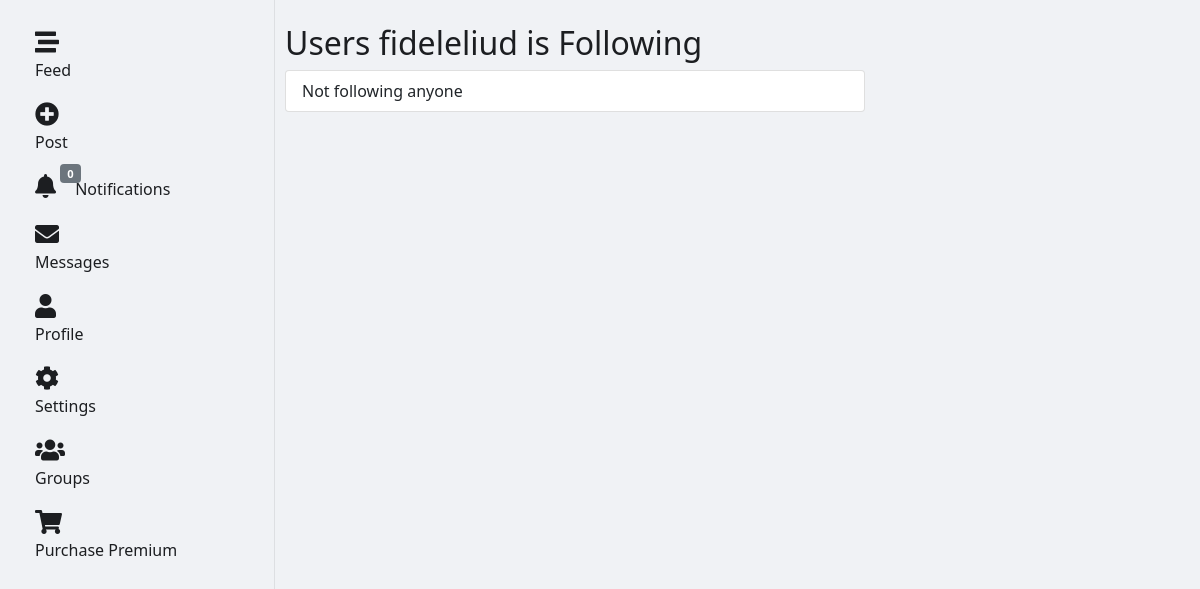
Before: /users/profile/fideleliud/following/ (signed in) with the older database file.
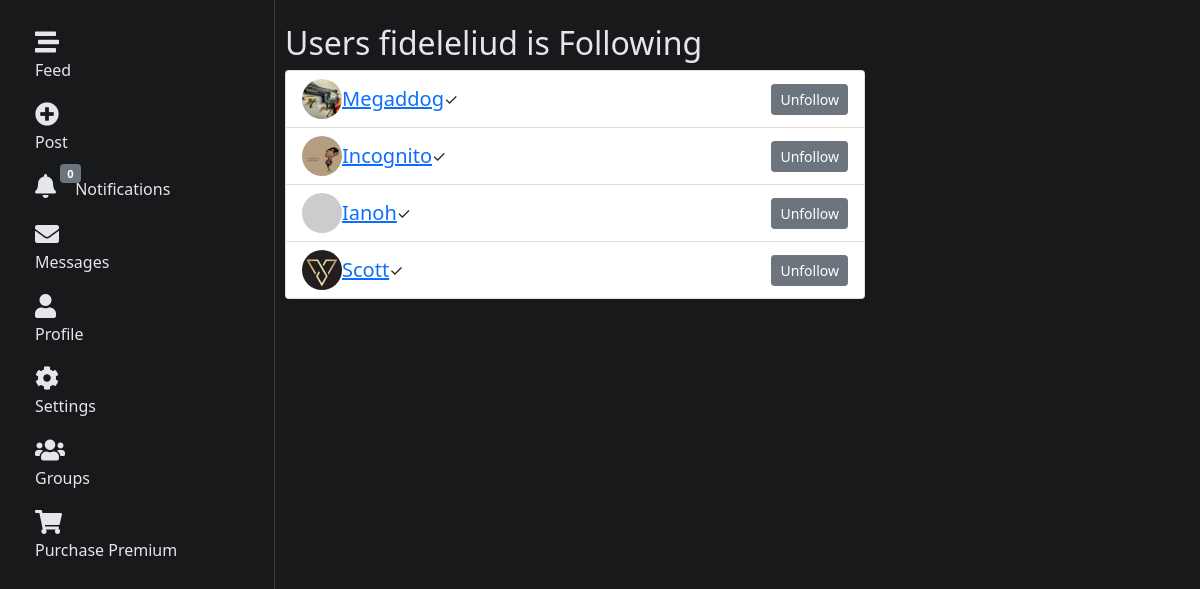
After: the same page with the newer database file.
### users/models.py (models this page shows, shortened)
class User(AbstractUser):
    nickname = models.CharField(max_length=50, blank=True)
    course = models.CharField(max_length=100, blank=True)  # Make this optional
    year = models.IntegerField(null=True, blank=True)  # Make this optional
    profile_picture = models.ImageField(upload_to="profile_pics/", blank=True)
    bio = models.TextField(blank=True)
    followers = models.ManyToManyField(
        "self", symmetrical=False, related_name="following"
    )
    is_verified = models.BooleanField(default=False)
    is_premium = models.BooleanField(default=False)
    premium_expiry = models.DateTimeField(null=True, blank=True)
    privacy_dms = models.BooleanField(default=False)
    privacy_posts = models.BooleanField(default=False)
    THEME_CHOICES = [
        ("light", "Light"),
        ("dark", "Dark"),
        ("system", "System"),
    ]
    theme_preference = models.CharField(
        max_length=10, choices=THEME_CHOICES, default="system"
    )

### users/views.py (the view)
@login_required
def user_following(request, username):
    user = get_object_or_404(User, username=username)
    following = user.following.all()
    return render(
        request,
        "users/user_following.html",
        {
            "user": user,
            "following": following,
        },
    )

### notifications/context_processors.py (called while the page is built)
def notification_count(request):
    if request.user.is_authenticated:
        count = request.user.notifications.filter(is_read=False).count()
        return {"unread_notification_count": count}
    return {"unread_notification_count": 0}

### users/context_processors.py (called while the page is built)
def premium_status(request):
    if request.user.is_authenticated:
        is_premium = (
            request.user.is_premium
            and request.user.premium_expiry is not None
            and request.user.premium_expiry > timezone.now()
        )
        days_left = (
            (request.user.premium_expiry - timezone.now()).days if is_premium else 0
        )
        return {"is_premium": is_premium, "premium_days_left": days_left}
    return {"is_premium": False, "premium_days_left": 0}

### users/templates/users/user_following.html (shortened to what this page needs)
{% extends 'base.html' %}
{% block content %}
<div class="container mt-4">
    <h2>Users {{ user.username }} is Following</h2>
    <div class="list-group">
        {% for followed_user in following %}
            <div class="list-group-item d-flex justify-content-between align-items-center">
                <div class="d-flex align-items-center">
                    {% if followed_user.profile_picture %}
                    <img src="{{ followed_user.profile_picture.url }}" alt="{{ followed_user.username }}"
                        class="rounded-circle mr-3" style="width: 40px; height: 40px; object-fit: cover;">
                    {% else %}
                    <img src="https://via.placeholder.com/40" alt="{{ followed_user.username }}"
                        class="rounded-circle mr-3">
                    {% endif %}
                    <h5 class="mb-0 ml-2">
                        <a href="{% url 'profile' username=followed_user.username %}">{{ followed_user.username }}</a>
                    </h5>
                    {% if followed_user.is_verified %}
                    <span class="verified-badge ml-1">✓</span>
                    {% endif %}
                </div>
                {% if request.user != followed_user %}
                    <form action="{% url 'unfollow_user' user_id=followed_user.id %}" method="post">
                        <button type="submit" class="btn btn-secondary btn-sm">Unfollow</button>
                    </form>
                {% endif %}
            </div>
        {% empty %}
            <div class="list-group-item">Not following anyone</div>
        {% endfor %}
    </div>
</div>
{% endblock %}

Changed rows visible on the page:
now on this page (row edited): User: profile_picture (picture), username "Megaddog", shows "Unfollow"
now on this page (row unchanged): User: profile_picture (picture), username "Incognito", shows "Unfollow"
now on this page (row edited): User: username "Ianoh", shows "Unfollow"
now on this page (row unchanged): User: profile_picture (picture), username "Scott", shows "Unfollow"
Other visible differences:
text no longer shown: "Not following anyone"
